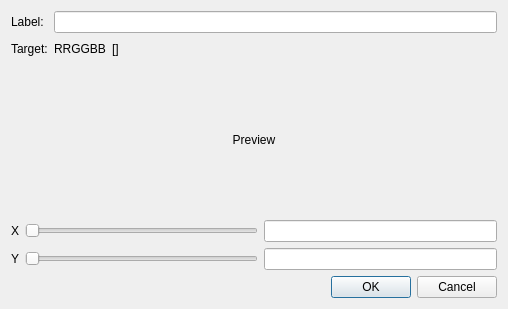
<?xml version="1.0" encoding="UTF-8"?>
<ui version="4.0">
 <class>Dialog</class>
 <widget class="QDialog" name="Dialog">
  <property name="geometry">
   <rect>
    <x>0</x>
    <y>0</y>
    <width>508</width>
    <height>309</height>
   </rect>
  </property>
  <property name="windowTitle">
   <string>Dialog</string>
  </property>
  <layout class="QVBoxLayout" name="verticalLayout">
   <item>
    <layout class="QFormLayout" name="formLayout">
     <item row="0" column="0">
      <widget class="QLabel" name="label">
       <property name="text">
        <string>Label:</string>
       </property>
      </widget>
     </item>
     <item row="0" column="1">
      <widget class="QLineEdit" name="lineEdit"/>
     </item>
     <item row="1" column="0">
      <widget class="QLabel" name="label_2">
       <property name="text">
        <string>Target:</string>
       </property>
      </widget>
     </item>
     <item row="1" column="1">
      <layout class="QHBoxLayout" name="horizontalLayout">
       <item>
        <widget class="QLabel" name="label_3">
         <property name="text">
          <string>RRGGBB</string>
         </property>
        </widget>
       </item>
       <item>
        <widget class="QLabel" name="label_4">
         <property name="text">
          <string>[]</string>
         </property>
        </widget>
       </item>
       <item>
        <spacer name="horizontalSpacer">
         <property name="orientation">
          <enum>Qt::Horizontal</enum>
         </property>
         <property name="sizeHint" stdset="0">
          <size>
           <width>40</width>
           <height>20</height>
          </size>
         </property>
        </spacer>
       </item>
      </layout>
     </item>
    </layout>
   </item>
   <item>
    <widget class="QLabel" name="label_5">
     <property name="sizePolicy">
      <sizepolicy hsizetype="Preferred" vsizetype="Expanding">
       <horstretch>0</horstretch>
       <verstretch>0</verstretch>
      </sizepolicy>
     </property>
     <property name="text">
      <string>Preview</string>
     </property>
     <property name="alignment">
      <set>Qt::AlignCenter</set>
     </property>
    </widget>
   </item>
   <item>
    <layout class="QHBoxLayout" name="horizontalLayout_3">
     <item>
      <widget class="QLabel" name="label_6">
       <property name="text">
        <string>X</string>
       </property>
      </widget>
     </item>
     <item>
      <widget class="QSlider" name="horizontalSlider">
       <property name="orientation">
        <enum>Qt::Horizontal</enum>
       </property>
      </widget>
     </item>
     <item>
      <widget class="QLineEdit" name="lineEdit_2"/>
     </item>
    </layout>
   </item>
   <item>
    <layout class="QHBoxLayout" name="horizontalLayout_2">
     <item>
      <widget class="QLabel" name="label_7">
       <property name="text">
        <string>Y</string>
       </property>
      </widget>
     </item>
     <item>
      <widget class="QSlider" name="horizontalSlider_2">
       <property name="orientation">
        <enum>Qt::Horizontal</enum>
       </property>
      </widget>
     </item>
     <item>
      <widget class="QLineEdit" name="lineEdit_3"/>
     </item>
    </layout>
   </item>
   <item>
    <widget class="QDialogButtonBox" name="buttonBox">
     <property name="orientation">
      <enum>Qt::Horizontal</enum>
     </property>
     <property name="standardButtons">
      <set>QDialogButtonBox::Cancel|QDialogButtonBox::Ok</set>
     </property>
    </widget>
   </item>
  </layout>
 </widget>
 <resources>
  <include location="qt_assets.qrc"/>
 </resources>
 <connections>
  <connection>
   <sender>buttonBox</sender>
   <signal>accepted()</signal>
   <receiver>Dialog</receiver>
   <slot>accept()</slot>
   <hints>
    <hint type="sourcelabel">
     <x>248</x>
     <y>254</y>
    </hint>
    <hint type="destinationlabel">
     <x>157</x>
     <y>274</y>
    </hint>
   </hints>
  </connection>
  <connection>
   <sender>buttonBox</sender>
   <signal>rejected()</signal>
   <receiver>Dialog</receiver>
   <slot>reject()</slot>
   <hints>
    <hint type="sourcelabel">
     <x>316</x>
     <y>260</y>
    </hint>
    <hint type="destinationlabel">
     <x>286</x>
     <y>274</y>
    </hint>
   </hints>
  </connection>
 </connections>
</ui>
